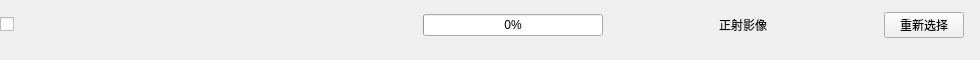
<?xml version="1.0" encoding="UTF-8"?>
<ui version="4.0">
 <class>ImageListItem</class>
 <widget class="QWidget" name="ImageListItem">
  <property name="geometry">
   <rect>
    <x>0</x>
    <y>0</y>
    <width>980</width>
    <height>60</height>
   </rect>
  </property>
  <property name="windowTitle">
   <string>Form</string>
  </property>
  <widget class="QWidget" name="widget" native="true">
   <property name="geometry">
    <rect>
     <x>0</x>
     <y>0</y>
     <width>964</width>
     <height>50</height>
    </rect>
   </property>
   <layout class="QHBoxLayout" name="horizontalLayout">
    <item>
     <widget class="QCheckBox" name="checkBox">
      <property name="text">
       <string/>
      </property>
     </widget>
    </item>
    <item>
     <spacer name="horizontalSpacer_2">
      <property name="orientation">
       <enum>Qt::Horizontal</enum>
      </property>
      <property name="sizeHint" stdset="0">
       <size>
        <width>83</width>
        <height>20</height>
       </size>
      </property>
     </spacer>
    </item>
    <item>
     <widget class="QLabel" name="folderName">
      <property name="minimumSize">
       <size>
        <width>80</width>
        <height>0</height>
       </size>
      </property>
     </widget>
    </item>
    <item>
     <widget class="QLabel" name="folder">
      <property name="minimumSize">
       <size>
        <width>200</width>
        <height>0</height>
       </size>
      </property>
     </widget>
    </item>
    <item>
     <widget class="QProgressBar" name="progressBar">
      <property name="minimumSize">
       <size>
        <width>180</width>
        <height>0</height>
       </size>
      </property>
      <property name="value">
       <number>0</number>
      </property>
     </widget>
    </item>
    <item>
     <spacer name="horizontalSpacer">
      <property name="orientation">
       <enum>Qt::Horizontal</enum>
      </property>
      <property name="sizeHint" stdset="0">
       <size>
        <width>82</width>
        <height>20</height>
       </size>
      </property>
     </spacer>
    </item>
    <item>
     <widget class="QLabel" name="label">
      <property name="sizePolicy">
       <sizepolicy hsizetype="Fixed" vsizetype="Preferred">
        <horstretch>0</horstretch>
        <verstretch>0</verstretch>
       </sizepolicy>
      </property>
      <property name="maximumSize">
       <size>
        <width>300</width>
        <height>16777215</height>
       </size>
      </property>
      <property name="text">
       <string>正射影像</string>
      </property>
     </widget>
    </item>
    <item>
     <spacer name="horizontalSpacer_3">
      <property name="orientation">
       <enum>Qt::Horizontal</enum>
      </property>
      <property name="sizeHint" stdset="0">
       <size>
        <width>83</width>
        <height>20</height>
       </size>
      </property>
     </spacer>
    </item>
    <item>
     <widget class="QPushButton" name="Reselect_button">
      <property name="text">
       <string>重新选择</string>
      </property>
     </widget>
    </item>
   </layout>
  </widget>
 </widget>
 <resources/>
 <connections/>
</ui>
